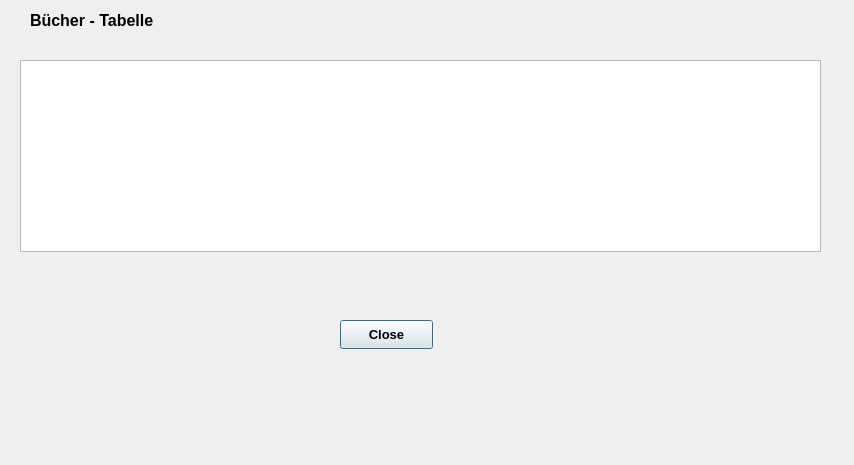
<?xml version="1.0" encoding="UTF-8"?>
<ui version="4.0">
 <class>Dialog_buecher</class>
 <widget class="QDialog" name="Dialog_buecher">
  <property name="geometry">
   <rect>
    <x>0</x>
    <y>0</y>
    <width>854</width>
    <height>465</height>
   </rect>
  </property>
  <property name="windowTitle">
   <string>Dialog</string>
  </property>
  <widget class="QTableView" name="tableView_buecher">
   <property name="geometry">
    <rect>
     <x>20</x>
     <y>60</y>
     <width>801</width>
     <height>192</height>
    </rect>
   </property>
  </widget>
  <widget class="QLabel" name="label">
   <property name="geometry">
    <rect>
     <x>30</x>
     <y>10</y>
     <width>221</width>
     <height>20</height>
    </rect>
   </property>
   <property name="font">
    <font>
     <pointsize>12</pointsize>
     <bold>true</bold>
    </font>
   </property>
   <property name="text">
    <string>Bücher - Tabelle</string>
   </property>
  </widget>
  <widget class="QPushButton" name="pushButton_Close">
   <property name="geometry">
    <rect>
     <x>340</x>
     <y>320</y>
     <width>93</width>
     <height>29</height>
    </rect>
   </property>
   <property name="font">
    <font>
     <pointsize>10</pointsize>
     <bold>true</bold>
    </font>
   </property>
   <property name="text">
    <string>Close</string>
   </property>
  </widget>
 </widget>
 <resources/>
 <connections/>
</ui>
